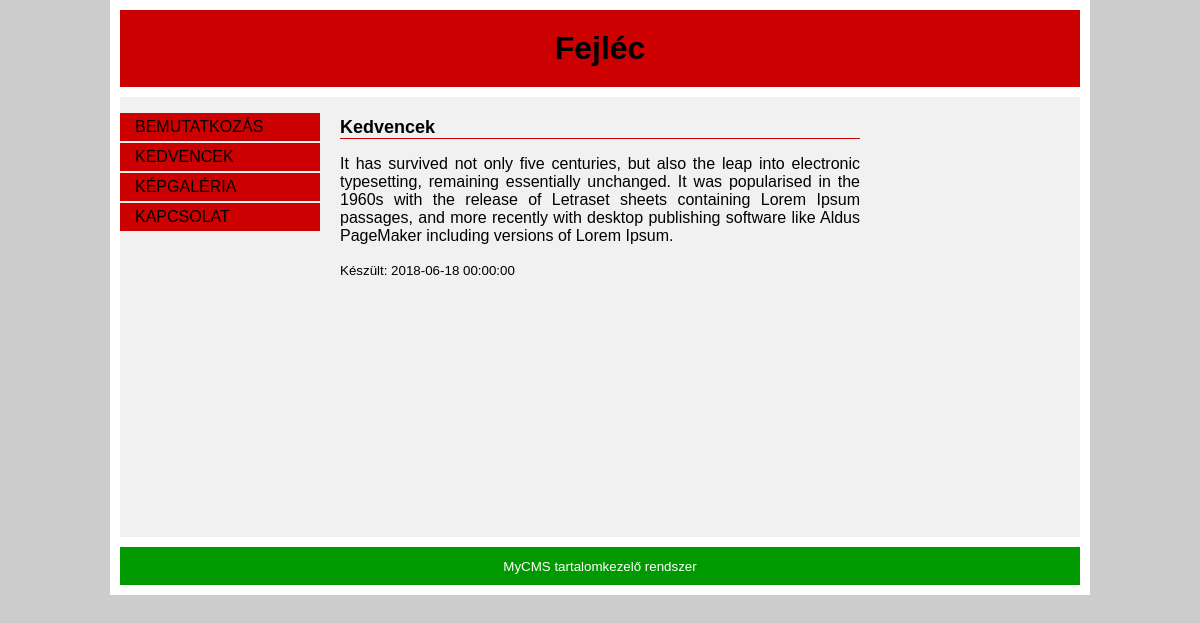
/kedvencek, run on the app's committed database.
### tables this page shows
CREATE TABLE IF NOT EXISTS `cms_tartalom` (
  `id` tinyint(3) UNSIGNED NOT NULL AUTO_INCREMENT,
  `alias` varchar(32) DEFAULT NULL,
  `sorrend` tinyint(3) UNSIGNED NOT NULL,
  `menunev` varchar(32) NOT NULL,
  `tartalom` text NOT NULL,
  `letrehozas` datetime NOT NULL,
  `modositas` datetime DEFAULT NULL,
  `leiras` text,
  `kulcsszavak` text,
  `statusz` tinyint(1) UNSIGNED NOT NULL DEFAULT '1',
  PRIMARY KEY (`id`)
);

### index.php (the view)
<?php
require_once("adatbazis.php");
$sql = "SELECT id, alias, menunev
        FROM cms_tartalom
        WHERE statusz = 1
        ORDER BY sorrend ASC";
$eredmeny = mysqli_query($dbconn, $sql);
$menu = "<ul>\n";
while ($sor = mysqli_fetch_assoc($eredmeny)) {
	$menu.= "<li><a href=\"./{$sor['alias']}\">{$sor['menunev']}</a></li>\n";
}
$menu.="</ul>\n";
$alias = (isset($_GET['alias'])) ? $_GET['alias'] : "bemutatkozas";
$sql = "SELECT menunev, tartalom, letrehozas, modositas, leiras, kulcsszavak
        FROM cms_tartalom
        WHERE alias = '{$alias}'
        LIMIT 1";
$eredmeny = mysqli_query($dbconn, $sql);
if (mysqli_num_rows($eredmeny) == 1) {
	$sor = mysqli_fetch_assoc($eredmeny);
	$leiras = $sor['leiras'];
	$kulcsszavak = $sor['kulcsszavak'];
	$menunev = $sor['menunev'];
	$tartalom = $sor['tartalom'];
	$letrehozas = $sor['letrehozas'];
}
else {
	$leiras = "";
	$kulcsszavak = "";
	$menunev = "Hiba";
	$tartalom = "<p><em>A keresett oldal nem található...</em></p>";
	$letrehozas = date("Y-m-d H:i:s");
}
$oldalsav = "";
$sablon = file_get_contents("sablon.html");
$sablon = str_replace("{{menunev}}",  $menunev,   $sablon);
$sablon = str_replace("{{leiras}}",   $leiras,   $sablon);
$sablon = str_replace("{{kulcsszavak}}", $kulcsszavak, $sablon);
$sablon = str_replace("{{menu}}",     $menu,     $sablon);
$sablon = str_replace("{{tartalom}}", $tartalom, $sablon);
$sablon = str_replace("{{letrehozas}}", $letrehozas, $sablon);
$sablon = str_replace("{{oldalsav}}", $oldalsav, $sablon);
print $sablon;
?>

### css/alap.css (style rules this page uses)
body { background-color: #ccc; margin: 0; font-family: "Arial"; }
#befoglalo { width: 960px; margin: auto; border: solid 10px #fff; background-color: #f1f1f1; }
#fejlec { text-align: center; background-color: #c00; border-bottom: solid 10px #fff; }
#fejlec h1 { margin: 0; padding: 20px; }
#menu { width: 200px; float: left; text-transform: uppercase; }
#menu ul { padding: 0; }
#menu li { list-style-type: none; display: block; margin-bottom: 2px; }
#menu a { color: #000; display: block; padding: 5px 15px; text-decoration: none; background-color: #c00; }
#tartalom { min-height: 400px; margin: 20px 220px; }
#tartalom h2 { font-size: 18px; margin-top: 0; border-bottom: 1px solid #c00; }
#tartalom p { text-align: justify; }
#lablec { clear: left; color: #fff; background-color: #090; text-align: center; padding: 10px; border-top: solid 10px #fff; }

### data on the page
cms_tartalom: sablon "Fejléc Kedvencek It has survived not only five centuries, but also the leap into electronic typesetting, remaining essentially unchanged. It was popularised in the 1960s with the release of Letraset sheets containing Lorem Ipsum passages, and more recently with desktop publishing software like Aldus PageMaker including versions of Lorem Ipsum. Készült: 2018-06-18 00:00:00 MyCMS tartalomkezelő rendszer", menunev "KEDVENCEK"
cms_tartalom: menunev "BEMUTATKOZÁS"
cms_tartalom: menunev "KÉPGALÉRIA"
cms_tartalom: menunev "KAPCSOLAT"
